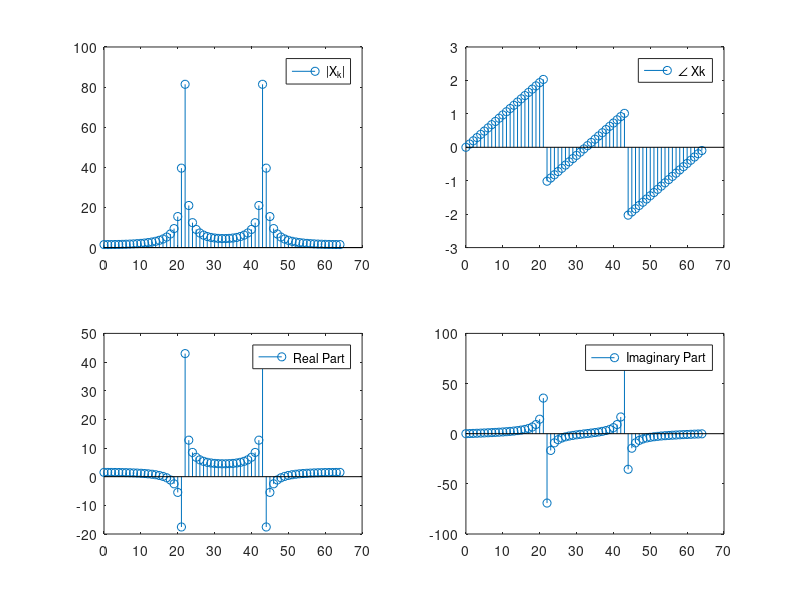

MATLAB code for this plot:
clc,clear,close all
n = 0:64;
N = length(n);
x = 3*cos(2*pi*n/3);
for k = 0:N-1
    for n = 0:N-1
        X(n+1) = x(n+1)*exp(-j*2*pi*k*n/N);
    end
    Xk(k+1) = sum(X);
end
figure
subplot(2,2,1)
mag = abs(Xk);
stem(0:N-1,mag)
legend('|X_k|')
subplot(2,2,2)
phas = angle(Xk);
stem(0:N-1,phas)
legend('\angle Xk')
subplot(2,2,3)
stem(0:N-1,real(Xk))
legend('Real Part')
subplot(2,2,4)
stem(0:N-1,imag(Xk))
legend('Imaginary Part')